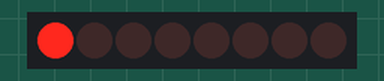
The sketch below on a simulated Arduino Uno, built with avr-gcc and run on an emulated ATmega328P. Shown: 8 shift-register outputs drawn as a row of LEDs (first output left, lit = HIGH). Wiring (inferred from the names in the program): shift register (74HC595): data pin 11; shift clock pin 12; latch pin 8. Wiring (inferred from the signals the program sends): row of LEDs: on Q0, Q1, Q2, Q3, Q4, Q5, Q6, Q7.

Above: at 0.02 s.
At 0.27 s:
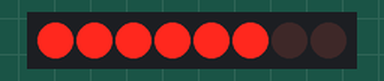
At 0.57 s:
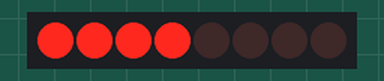
At 1.37 s:
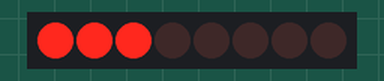
At 2.02 s:
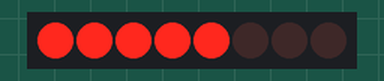
At 2.93 s:
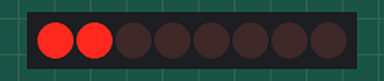
Timing chart, 0 to 3.2 s (numbered marks = the images above):
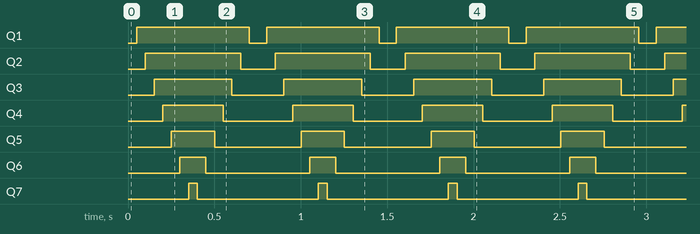

The sketch:

workShop12.ino
```cpp
const int latchPin = 8; //12
const int clockPin = 12; //11
const int dataPin = 11; //14
const int wait = 50;
int Animate[] = {1,3,7,15,31,63,127,255};

void setup() {
  Serial.begin(9600);
  pinMode(latchPin,OUTPUT);
  pinMode(clockPin,OUTPUT);
  pinMode(dataPin,OUTPUT);

}

void loop() {
  for (int i = 0; i < 7; i++) {
    digitalWrite(latchPin, LOW);
    shiftOut(dataPin, clockPin, MSBFIRST, Animate[i]);
    digitalWrite(latchPin, HIGH);
    delay(wait);
  }
  for (int i = 7; i >= 0; i--) {
    digitalWrite(latchPin, LOW);
    shiftOut(dataPin, clockPin, MSBFIRST, Animate[i]);
    digitalWrite(latchPin, HIGH);
    delay(wait);
  }
}
```

Measured:
- by itself, Q1: alternates HIGH for 0.65 s and LOW for 0.10 s
- by itself, Q2: alternates HIGH for 0.55 s and LOW for 0.20 s
- by itself, Q3: alternates HIGH for 0.45 s and LOW for 0.30 s
- by itself, Q4: alternates HIGH for 0.35 s and LOW for 0.40 s
- by itself, Q5: alternates HIGH for 0.25 s and LOW for 0.50 s
- by itself, Q6: alternates HIGH for 0.15 s and LOW for 0.60 s
- by itself, Q7: alternates HIGH for 0.05 s and LOW for 0.70 s
